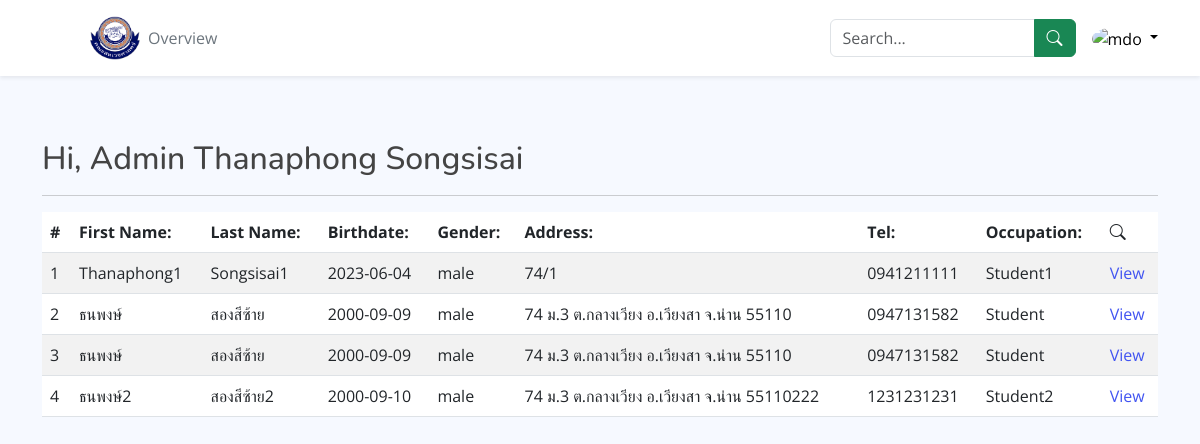
The app's page /admin.php with its own data.
### tables this page shows
CREATE TABLE `personal_information` (
  `pi_id` int(11) NOT NULL,
  `pi_firstname` varchar(255) NOT NULL,
  `pi_lastname` varchar(255) NOT NULL,
  `pi_birthdate` varchar(255) NOT NULL,
  `pi_gender` varchar(255) NOT NULL,
  `pi_address` varchar(255) NOT NULL,
  `pi_tel` varchar(255) NOT NULL,
  `pi_occupation` varchar(255) NOT NULL,
  `pi_created_date` timestamp NOT NULL DEFAULT current_timestamp()
);

### admin.php (the view, shortened to what this page needs)
<?php
require_once("process/config.php");
?>
<!DOCTYPE html>
<html lang="en">
  <head>
    <link href="assets/vendor/bootstrap/css/bootstrap.min.css" rel="stylesheet" />
    <link href="assets/vendor/bootstrap-icons/bootstrap-icons.css" rel="stylesheet" />
    <link href="assets/vendor/boxicons/css/boxicons.min.css" rel="stylesheet" />
    <link rel="stylesheet" href="assets/css/admin.css" />
  </head>
  <body>
    <header class="p-3 mb-3 bg-white shadow-sm">
      <div class="container">
        <div class="d-flex flex-wrap align-items-center justify-content-center justify-content-lg-start">
          <a href="index.php" class="d-flex align-items-center mb-2 mb-lg-0 link-body-emphasis text-decoration-none">
            <svg class="bi me-2" width="40" height="32" role="img" aria-label="Bootstrap">
              <use xlink:href="#bootstrap"></use>
            </svg>
            <img src="assets/img/logo.png" width="50" alt="">
          </a>
          <ul class="nav col-12 col-lg-auto me-lg-auto mb-2 justify-content-center mb-md-0">
            <li><a href="#" class="nav-link px-2 link-secondary">Overview</a></li>
          </ul>
          <form class="col-12 col-lg-auto mb-3 mb-lg-0 me-lg-3" role="search">
            <div class="input-group">
              <input type="search" class="form-control" placeholder="Search..." aria-label="Search" />
              <button type="submit" class="input-group-text btn btn-success"><i class="bi bi-search"></i></button>
            </div>
          </form>
          <div class="dropdown text-end">
            <a
              href="#"
              class="d-block link-body-emphasis text-decoration-none dropdown-toggle"
              data-bs-toggle="dropdown"
              aria-expanded="false"
            >
              <img src="https://github.com/mdo.png" alt="mdo" width="32" height="32" class="rounded-circle" />
            </a>
          </div>
        </div>
      </div>
    </header>
    <section class="container pt-md-5">
      <h2 class="">Hi, Admin Thanaphong Songsisai</h2>
      <hr>
      <div class="table-responsive">
        <table class="table table-striped">
          <thead>
            <tr>
              <th>#</th>
              <th>First Name:</th>
              <th>Last Name:</th>
              <th>Birthdate:</th>
              <th>Gender:</th>
              <th>Address:</th>
              <th>Tel:</th>
              <th>Occupation:</th>
              <th><i class="bi bi-search"></i></th>
            </tr>
          </thead>
          <tbody>
            <?php
              $select_stmt = $db->prepare("SELECT * FROM personal_information");
              $select_stmt->execute();
              while ($row = $select_stmt->fetch(PDO::FETCH_ASSOC)) {
            ?>
            <tr>
              <td><?php echo $row["pi_id"]; ?></td>
              <td><?php echo $row["pi_firstname"]; ?></td>
              <td><?php echo $row["pi_lastname"]; ?></td>
              <td><?php echo $row["pi_birthdate"]; ?></td>
              <td><?php echo $row["pi_gender"]; ?></td>
              <td><?php echo $row["pi_address"]; ?></td>
              <td><?php echo $row["pi_tel"]; ?></td>
              <td><?php echo $row["pi_occupation"]; ?></td>
              <td><a href="details.php?pi_id=<?php echo $row['pi_id']; ?>">View</a></td>
            </tr>
            <?php } ?>
          </tbody>
        </table>
      </div>
    </section>
  </body>
</html>

### assets/css/admin.css (style rules this page uses)
:root { scroll-behavior: smooth; }
body { font-family: "Open Sans", sans-serif; background: #f6f9ff; color: #444444; }
a { color: #4154f1; text-decoration: none; }
h1, h2, h3, h4, h5, h6 { font-family: "Nunito", sans-serif; }

### records on screen
personal_information: pi_id "1", pi_firstname "Thanaphong1", pi_lastname "Songsisai1", pi_birthdate "2023-06-04", pi_gender "male", pi_address "74/1", pi_tel "0941211111", pi_occupation "Student1"
personal_information: pi_id "2", pi_firstname "ธนพงษ์", pi_lastname "สองสีซ้าย", pi_birthdate "2000-09-09", pi_gender "male", pi_address "74 ม.3 ต.กลางเวียง อ.เวียงสา จ.น่าน 55110", pi_tel "0947131582", pi_occupation "Student"
personal_information: pi_id "3", pi_firstname "ธนพงษ์", pi_lastname "สองสีซ้าย", pi_birthdate "2000-09-09", pi_gender "male", pi_address "74 ม.3 ต.กลางเวียง อ.เวียงสา จ.น่าน 55110", pi_tel "0947131582", pi_occupation "Student"
personal_information: pi_id "4", pi_firstname "ธนพงษ์2", pi_lastname "สองสีซ้าย2", pi_birthdate "2000-09-10", pi_gender "male", pi_address "74 ม.3 ต.กลางเวียง อ.เวียงสา จ.น่าน 55110222", pi_tel "1231231231", pi_occupation "Student2"
